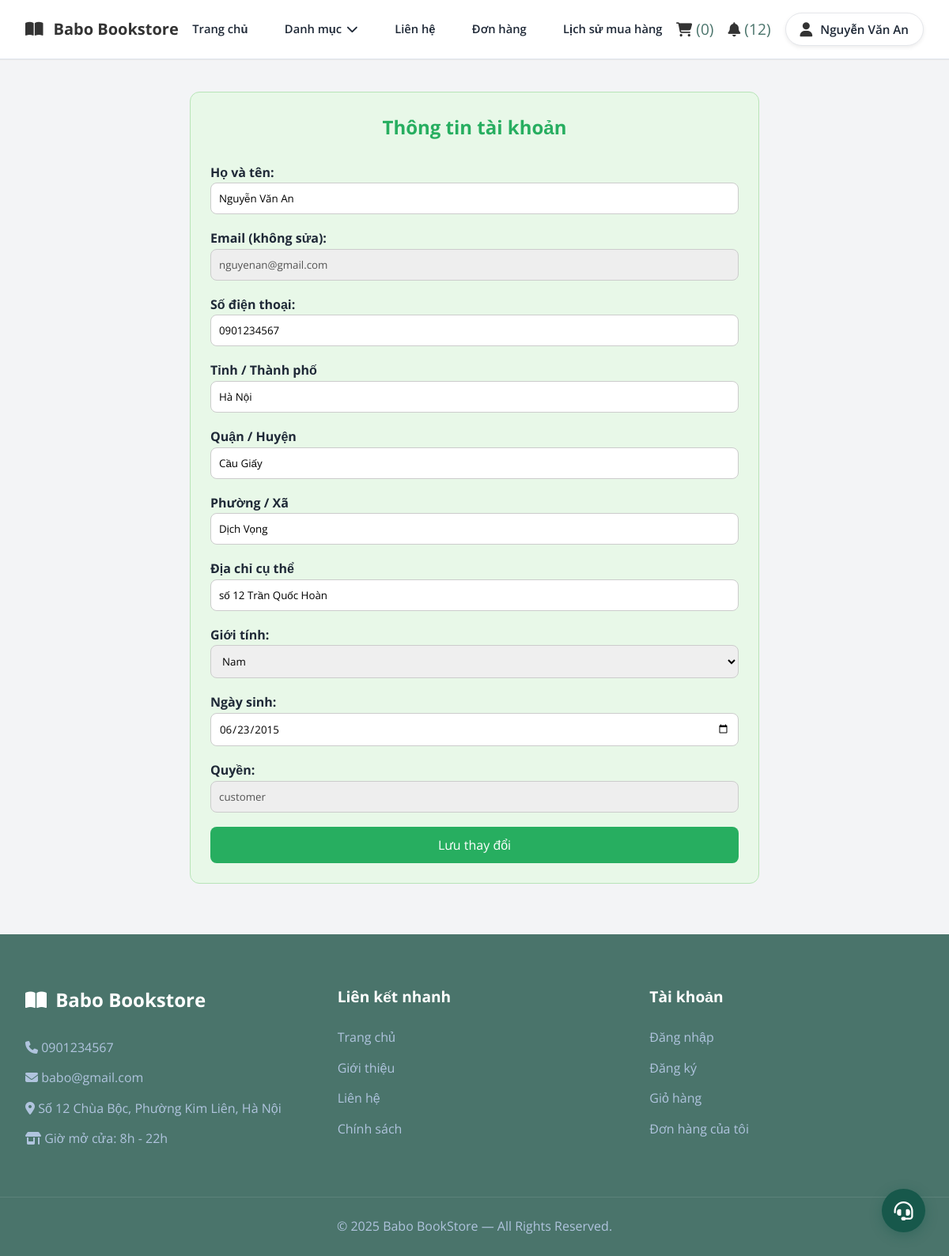
The app's page /account.php (signed in) with its own data.
### tables this page shows
CREATE TABLE `users` (
  `user_id` int(11) NOT NULL,
  `full_name` varchar(100) NOT NULL,
  `email` varchar(150) NOT NULL,
  `password` varchar(255) NOT NULL,
  `phone` varchar(20) NOT NULL,
  `gender` enum('Nữ','Nam','Khác','') NOT NULL,
  `dob` date NOT NULL,
  `role` enum('customer','admin','','') NOT NULL,
  `created_at` datetime NOT NULL DEFAULT current_timestamp(),
  `status` enum('active','banned','','') NOT NULL,
  `reset_token` varchar(64) DEFAULT NULL,
  `token_expiry` datetime DEFAULT NULL,
  `login_attempts` int(11) DEFAULT 0,
  `last_attempt` datetime DEFAULT NULL
);

CREATE TABLE `addresses` (
  `address_id` int(11) NOT NULL,
  `user_id` int(11) NOT NULL,
  `receiver_name` varchar(100) NOT NULL,
  `receiver_phone` varchar(20) NOT NULL,
  `province` varchar(100) NOT NULL,
  `district` varchar(100) NOT NULL,
  `ward` varchar(100) NOT NULL,
  `specific_address` varchar(255) NOT NULL,
  `is_default` tinyint(1) NOT NULL
);

### account.php (the view, shortened to what this page needs)
<?php
include 'connect.php';
$user_id = $_SESSION['user_id'];
$q_user = mysqli_query($ocon, "SELECT * FROM users WHERE user_id = '$user_id' LIMIT 1");
$user_data = mysqli_fetch_assoc($q_user);
$full_name = $user_data['full_name'];
$email     = $user_data['email'];
$phone     = $user_data['phone'];
$gender    = $user_data['gender'];
$dob       = $user_data['dob'];
$role      = $user_data['role'];
$q_addr = mysqli_query($ocon, "SELECT * FROM addresses WHERE user_id = '$user_id' ORDER BY is_default DESC LIMIT 1");
$addr_data = mysqli_fetch_assoc($q_addr);
$province = $addr_data['province'] ?? '';
$district = $addr_data['district'] ?? '';
$ward     = $addr_data['ward'] ?? '';
$detail   = $addr_data['specific_address'] ?? '';
?>
<!DOCTYPE html>
<html>
<head>
    <link rel="stylesheet" href="css/account.css">
    <link rel="stylesheet" href="css/review.css">
    <link rel="stylesheet" href="css/style.css">
    <link rel="stylesheet" href="https://cdnjs.cloudflare.com/ajax/libs/font-awesome/6.4.0/css/all.min.css">
</head>
<body>
<?php include 'header.php'; ?>
<div class="account_wrapper">
    <h2>Thông tin tài khoản</h2>
    <form action="" method="POST" class="account_form">
        <label>Họ và tên:</label>
        <input type="text" name="full_name" value="<?= htmlspecialchars($full_name) ?>" required>
        <label>Email (không sửa):</label>
        <input type="email" value="<?= htmlspecialchars($email) ?>" disabled style="background-color: #eee;">
        <label>Số điện thoại:</label>
        <input type="text" name="phone" value="<?= htmlspecialchars($phone) ?>" required>
        <label>Tỉnh / Thành phố</label>
        <input type="text" name="province" value="<?= htmlspecialchars($province) ?>" required>
        <label>Quận / Huyện</label>
        <input type="text" name="district" value="<?= htmlspecialchars($district) ?>" required>
        <label>Phường / Xã</label>
        <input type="text" name="ward" value="<?= htmlspecialchars($ward) ?>" required>
        <label>Địa chỉ cụ thể</label>
        <input type="text" name="specific_address" value="<?= htmlspecialchars($detail) ?>" required>
        <label>Giới tính:</label>
        <select name="gender">
            <option value="Nam" <?= $gender=="Nam"?"selected":"" ?>>Nam</option>
        </select>
        <label>Ngày sinh:</label>
        <input type="date" name="dob" value="<?= $dob ?>">
        <label>Quyền:</label>
        <input type="text" value="<?= $role ?>" disabled style="background-color: #eee;">
        <button class="save_btn" type="submit">Lưu thay đổi</button>
    </form>
</div>
<?php include 'footer.php'; ?>
</body>
</html>

### header.php (shortened to what this page needs)
<?php
include 'connect.php';
$unread_notif = 0;
$cart_id = 0;
$user_name = "";
if (isset($_SESSION['user_id'])) {
    $user_id = $_SESSION['user_id'];
    $user_query = mysqli_query($ocon, "SELECT full_name, role FROM users WHERE user_id = '$user_id'");
    if ($user = mysqli_fetch_assoc($user_query)) {
        $user_name = $user['full_name'];
    }
$unread_notif = 0;
if (!empty($_SESSION['user_id'])) {
    $user_id = intval($_SESSION['user_id']);
    $q = mysqli_query($ocon,
        "SELECT COUNT(*) AS total
         FROM notifications_customer
         WHERE user_id=$user_id AND is_read=0"
    );
    $unread_notif = ($q && $row = mysqli_fetch_assoc($q)) ? $row['total'] : 0;
}
    $cart_query = mysqli_query($ocon, "SELECT cart_id FROM carts WHERE user_id = '$user_id'");
    if (mysqli_num_rows($cart_query) > 0) {
        $cart = mysqli_fetch_assoc($cart_query);
        $cart_id = $cart['cart_id'];
    } else {
        mysqli_query($ocon, "INSERT INTO carts(user_id) VALUES('$user_id')");
        $cart_id = mysqli_insert_id($ocon);
    }
}
$total_cart_items = 0;
if ($cart_id > 0) {
    $count_cart_items = mysqli_query($ocon, "SELECT * FROM cart_items WHERE cart_id = '$cart_id'");
    $total_cart_items = mysqli_num_rows($count_cart_items);
}
?>
<link rel="stylesheet" href="CSS/header.css">
<header class="user_header">
    <div class="header_1">
        <div class="user_flex">
            <a href="index.php" class="book_logo">
                <i class="fas fa-book-open"></i> Babo Bookstore
            </a>
            <nav class="navbar">
                <a href="index.php">Trang chủ</a>
                <div class="category_menu">
    <a href="javascript:void(0)" class="category_btn">Danh mục <i class="fas fa-chevron-down"></i></a>
</div>
                <a href="contact.php">Liên hệ</a>
                <a href="order.php">Đơn hàng</a>
                <a href="purchase_history.php">Lịch sử mua hàng</a>
            </nav>
            <div class="icons">
                <a href="cart.php">
                    <i class="fas fa-shopping-cart"></i>
                    <span>(<?php echo $total_cart_items; ?>)</span>
                </a>
                <a href="notification_customer.php" class="notif_icon">
                    <i class="fas fa-bell"></i>
                    <?php if ($unread_notif > 0): ?>
                        (<span class="notif_count"><?= $unread_notif ?></span>)
                    <?php endif; ?>
                </a>
                <div class="user-menu">
                    <div id="user-btn" class="user_box">
    <i class="fas fa-user"></i>
    <span><?= $user_name ?: "Tài khoản" ?></span>
</div>
                </div>
            </div>
        </div>
    </div>
</header>

### CSS/account.css (style rules this page uses)
.account_wrapper { width: 60%; margin: 40px auto; background: #e8f8e8; padding: 25px; border-radius: 12px; border: 1px solid #b7e4b7; }
.account_wrapper h2 { text-align: center; color: #27ae60; margin-bottom: 25px; }
.account_form label { font-weight: bold; }
.account_form input, .account_form select { width: 100%; padding: 10px; margin-bottom: 18px; border-radius: 8px; border: 1px solid #ccc; }
.save_btn { background: #27ae60; width: 100%; padding: 12px; color: white; border: none; border-radius: 8px; font-size: 16px; cursor: pointer; }

### CSS/style.css (style rules this page uses)
:root { --primary-color: #4a746b; --accent-color: #0b4644; --light-blue: #EFF6FF; --orange: #F59E0B; --text-color: #1F2937; --light-text: #4B5563; --white: #ffffff; --border-radius: 12px; --shadow: 0 10px 15px -3px rgba(0, 0, 0, 0.1), 0 4px 6px -2px rgba(0, 0, 0, 0.05); --transition: all 0.3s ease; }
* { margin: 0; padding: 0; box-sizing: border-box; font-family: 'Open Sans', sans-serif; text-decoration: none; list-style: none; border: none; outline: none; }
body { background-color: #f3f4f6; color: var(--text-color); line-height: 1.6; }
.user_header .header_1 { background-color: var(--white); border-bottom: 1px solid #e2e8f0; }
.user_flex { max-width: 1200px; margin: 0 auto; padding: 1rem 2rem; display: flex; align-items: center; justify-content: space-between; }
.book_logo { font-size: 1.5rem; font-weight: 700; color: var(--primary-color); display: flex; align-items: center; gap: 0.5rem; }
.user_flex .navbar { display: flex; gap: 2rem; }
.user_flex .navbar a { font-size: 1rem; color: var(--text-color); font-weight: 500; transition: var(--transition); }
.icons { display: flex; gap: 1.2rem; }
.icons a { font-size: 1.2rem; color: var(--primary-color); transition: var(--transition); }
.user_box { display: flex; align-items: center; gap: 10px; padding: 8px 18px; background: var(--white); border: 1px solid #e5e7eb; border-radius: 50px; box-shadow: 0 2px 5px rgba(0,0,0,0.08); transition: var(--transition); cursor: pointer; }
.user_box i { font-size: 1.3rem; color: var(--primary-color); }
.user_box span { font-size: 0.95rem; font-weight: 600; color: var(--text-color); white-space: nowrap; }
.user_flex .navbar { display: flex; align-items: center; gap: 1.4rem; }
.user_flex .navbar a { font-size: 0.92rem; font-weight: 600; color: var(--text-color); white-space: nowrap; transition: var(--transition); }
.category_menu .category_btn { font-size: 0.92rem !important; font-weight: 600; white-space: nowrap; }

### CSS/header.css (style rules this page uses)
.user_header { width: 100%; background: #fff; border-bottom: 1px solid #e6e6e6; }
.book_logo { font-size: 20px; color: #333; font-weight: bold; text-decoration: none; }
.book_logo i { margin-right: 5px; }
.navbar a { margin: 0 12px; text-decoration: none; color: #333; font-size: 15px; transition: 0.25s; }
.icons { display: flex; align-items: center; gap: 18px; }
.icons i { font-size: 18px; cursor: pointer; color: #333; transition: 0.25s; }
.user-menu { position: relative; display: inline-block; font-family: "Poppins", sans-serif; }
.category_menu { position: relative; }
.category_btn { cursor: pointer; display: flex; align-items: center; gap: 6px; }
.category_menu::after { content: ""; position: absolute; left: 0; top: 100%; width: 100%; height: 15px; }

### records on screen
users: full_name "Nguyễn Văn An", email "nguyenan@gmail.com", phone "0901234567", gender "Nam", dob "06/23/2015", role "customer"
addresses: province "Hà Nội", district "Cầu Giấy", ward "Dịch Vọng", specific_address "số 12 Trần Quốc Hoàn"

### other values on screen
$total_cart_items "0"
$unread_notif "12"
